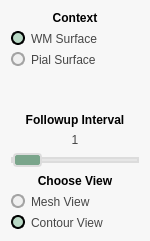
           <widget class="QGroupBox" name="groupBox_SurfaceView">
            <property name="maximumSize">
             <size>
              <width>150</width>
              <height>16777215</height>
             </size>
            </property>
            <property name="styleSheet">
             <string notr="true">border-style: solid;
border-width: 0px;
border-radius: 10px;
border-color: rgb(211,211,211);
background-color:rgb(247,247,247);</string>
            </property>
            <property name="title">
             <string/>
            </property>
            <layout class="QVBoxLayout" name="verticalLayout_4">
             <item>
              <widget class="QLabel" name="label_8">
               <property name="styleSheet">
                <string notr="true">font: 9pt &quot;Arial&quot;;
font-weight:bold;
</string>
               </property>
               <property name="text">
                <string>Context</string>
               </property>
               <property name="alignment">
                <set>Qt::AlignCenter</set>
               </property>
              </widget>
             </item>
             <item>
              <widget class="QRadioButton" name="radioButton_White">
               <property name="styleSheet">
                <string notr="true">QRadioButton {
font: 9pt &quot;Arial&quot;;
font-weight:200;
color:rgb(70,70,70);
border-width: 0px;
}

QRadioButton::indicator {
    width:                  10px;
    height:                 10px;
    border-radius:          7px;
}

QRadioButton::indicator:checked {
background-color: rgb(185,216,197);
border-color:rgb(150,150,150);
border:                2px solid;
}

QRadioButton::indicator:unchecked {
    background-color:       rgb(240,240,240);
    border:                 2px solid gray;
	border-color:  rgb(163,163,163);
}</string>
               </property>
               <property name="text">
                <string>WM Surface</string>
               </property>
               <property name="checked">
                <bool>true</bool>
               </property>
               <attribute name="buttonGroup">
                <string notr="true">radioGroup_BrainSurface</string>
               </attribute>
              </widget>
             </item>
             <item>
              <widget class="QRadioButton" name="radioButton_Inflated">
               <property name="styleSheet">
                <string notr="true">QRadioButton {
font: 9pt &quot;Arial&quot;;
font-weight:200;
color:rgb(70,70,70);
border-width: 0px;
}

QRadioButton::indicator {
    width:                  10px;
    height:                 10px;
    border-radius:          7px;
}

QRadioButton::indicator:checked {
background-color: rgb(185,216,197);
border-color:rgb(150,150,150);
border:                2px solid;
}

QRadioButton::indicator:unchecked {
    background-color:       rgb(240,240,240);
    border:                 2px solid gray;
	border-color:  rgb(163,163,163);
}</string>
               </property>
               <property name="text">
                <string>Pial Surface</string>
               </property>
               <property name="checked">
                <bool>false</bool>
               </property>
               <attribute name="buttonGroup">
                <string notr="true">radioGroup_BrainSurface</string>
               </attribute>
              </widget>
             </item>
             <item>
              <spacer name="verticalSpacer_2">
               <property name="orientation">
                <enum>Qt::Vertical</enum>
               </property>
               <property name="sizeHint" stdset="0">
                <size>
                 <width>20</width>
                 <height>40</height>
                </size>
               </property>
              </spacer>
             </item>
             <item>
              <widget class="QLabel" name="label_5">
               <property name="styleSheet">
                <string notr="true">font: 9pt &quot;Arial&quot;;
font-weight:bold;
</string>
               </property>
               <property name="text">
                <string>Followup Interval</string>
               </property>
               <property name="alignment">
                <set>Qt::AlignCenter</set>
               </property>
              </widget>
             </item>
             <item>
              <widget class="QLabel" name="label_FollowupInterval">
               <property name="styleSheet">
                <string notr="true">color:rgb(70,70,70);
font: 12pt &quot;Arial&quot;;
font-weight:200;
border-width: 0px;</string>
               </property>
               <property name="text">
                <string>1</string>
               </property>
               <property name="alignment">
                <set>Qt::AlignCenter</set>
               </property>
              </widget>
             </item>
             <item>
              <widget class="QSlider" name="horizontalSlider_FollowupInterval">
               <property name="maximumSize">
                <size>
                 <width>200</width>
                 <height>16777215</height>
                </size>
               </property>
               <property name="styleSheet">
                <string notr="true">.QSlider::handle:horizontal {
    background:  #7aa58b;
    border: 2px solid #dcdcdc;
    height: 5px;
	width:25px;
line-height: 20px; 
	margin-top: -6px; 
	margin-bottom: -6px; 
	border-radius: 4px; 
}

.QSlider::groove:horizontal {
    border: 2px solid #dcdcdc;
    height: 2px;
    background: rgb(230,230,230);
border-radius: 4px;
    /*margin: 0 12px;*/
}

QSlider::handle:horizontal:hover {
background-color: rgb(185,216,197);
border-color:rgb(150,150,150);
        }
</string>
               </property>
               <property name="minimum">
                <number>1</number>
               </property>
               <property name="maximum">
                <number>5</number>
               </property>
               <property name="pageStep">
                <number>1</number>
               </property>
               <property name="orientation">
                <enum>Qt::Horizontal</enum>
               </property>
              </widget>
             </item>
             <item>
              <widget class="QLabel" name="label_3">
               <property name="styleSheet">
                <string notr="true">font: 9pt &quot;Arial&quot;;
font-weight:bold;
</string>
               </property>
               <property name="text">
                <string>Choose View</string>
               </property>
               <property name="alignment">
                <set>Qt::AlignCenter</set>
               </property>
              </widget>
             </item>
             <item>
              <widget class="QRadioButton" name="radioButton_LesionMeshView">
               <property name="styleSheet">
                <string notr="true">QRadioButton {
font: 9pt &quot;Arial&quot;;
font-weight:200;
color:rgb(70,70,70);
border-width: 0px;
}

QRadioButton::indicator {
    width:                  10px;
    height:                 10px;
    border-radius:          7px;
}

QRadioButton::indicator:checked {
background-color: rgb(185,216,197);
border-color:rgb(150,150,150);
border:                2px solid;
}

QRadioButton::indicator:unchecked {
    background-color:       rgb(240,240,240);
    border:                 2px solid gray;
	border-color:  rgb(163,163,163);
}</string>
               </property>
               <property name="text">
                <string>Mesh View</string>
               </property>
              </widget>
             </item>
             <item>
              <widget class="QRadioButton" name="radioButton_LesionAbsoluteView">
               <property name="styleSheet">
                <string notr="true">QRadioButton {
font: 9pt &quot;Arial&quot;;
font-weight:200;
color:rgb(70,70,70);
border-width: 0px;
}

QRadioButton::indicator {
    width:                  10px;
    height:                 10px;
    border-radius:          7px;
}

QRadioButton::indicator:checked {
background-color: rgb(185,216,197);
border-color:rgb(150,150,150);
border:                2px solid;
}

QRadioButton::indicator:unchecked {
    background-color:       rgb(240,240,240);
    border:                 2px solid gray;
	border-color:  rgb(163,163,163);
}</string>
               </property>
               <property name="text">
                <string>Contour View</string>
               </property>
               <property name="checked">
                <bool>true</bool>
               </property>
              </widget>
             </item>
            </layout>
           </widget>
